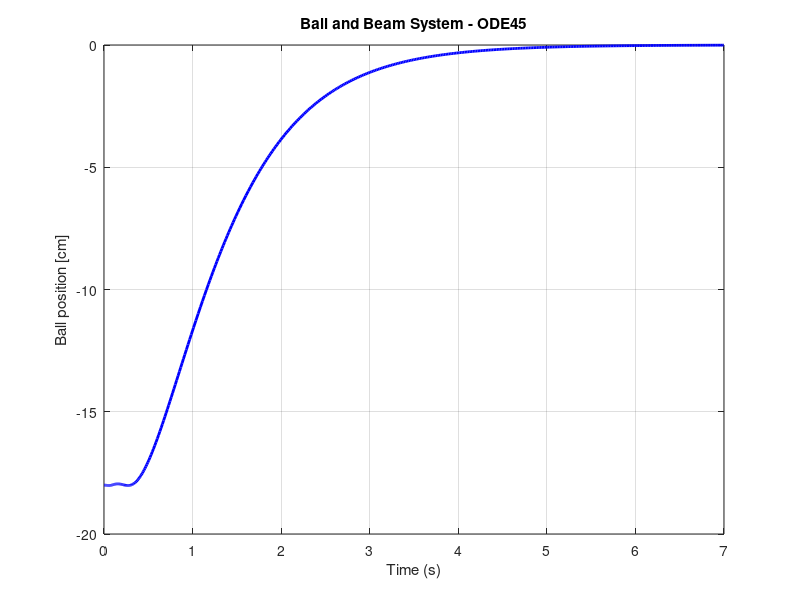

The MATLAB source for this figure:
function ODE45

% 시스템 파라미터
Kbb = 41.83;     % [cm/(rad*s^2)]
tau = 0.0248;    % [s]
Ki = 1.5286;     % [rad/V*s]
Lbeam = 42.55;   % [cm]
rarm = 2.54;     % [cm]
rb = 1.27;       % [cm]
mb = 0.064;      % [Kg]

% 상태공간 자코비안 선형화
A0 = [0 1 0 0;
      0 0 Kbb 0;
      0 0 0 1;
      0 0 0 -1/tau];

B0 = [0; 0; 0; Ki / tau];

% 출력 행렬
C = [1 0 0 0];
   
% 제어기/관측기 극점
poles_K = [-1.7 -1.7 -1.7 -1.7]; % 제어기 -1.7 고정
poles_L = [-15 -25 -35 -45]'; % 관측기

% 이득 계산
K = acker(A0, B0, poles_K);
L = acker(A0', C', poles_L)';

% 초기 상태
x0 = [-18; 0; -0.611; 0];     % 실제 시스템 초기 상태
xhat0 = [0; 0; 0; 0];         % 추정 상태 초기값
Z0 = [x0; xhat0];             % 8차 상태 초기화

% 시간축
tspan = [0 7];

% ODE45를 이용한 비선형 시스템 시뮬레이션
% 형식: [T, Z] = ode45(@(t, Z) 시스템함수(t, Z, 기타파라미터...), 시간범위, 초기값)
% ▷ T: 시간 벡터 (예: 0, 0.1, 0.2, ..., 7)
% ▷ Z: 각 시간에서의 상태값 (행 = 시간, 열 = 상태)
[T, Z] = ode45(@(t, Z) ballbeam(t, Z, Kbb, tau, Ki, A0, B0, K, L), tspan, Z0);

% 결과 시각화
figure;
    plot(T, Z(:, 1), 'b-', 'LineWidth', 2);  % 볼 위치 x1
    xlabel('Time (s)');
    ylabel('Ball position [cm]');
    title('Ball and Beam System - ODE45');
    grid on;
end

function dZ = ballbeam(~, Z, Kbb, tau, Ki, A0, B0, K, L)
    x = Z(1:4);
    xhat = Z(5:8);

    u = -K * xhat;

    x1_dot = x(2);
    x2_dot = Kbb * sin(x(3));
    x3_dot = x(4);
    x4_dot = -x(4)/tau + (Ki * u)/tau;
    dx = [x1_dot; x2_dot; x3_dot; x4_dot];

    y = x(1);
    yhat = xhat(1);
    dxhat = A0 * xhat + B0 * u + L * (y - yhat);

    dZ = [dx; dxhat];
end